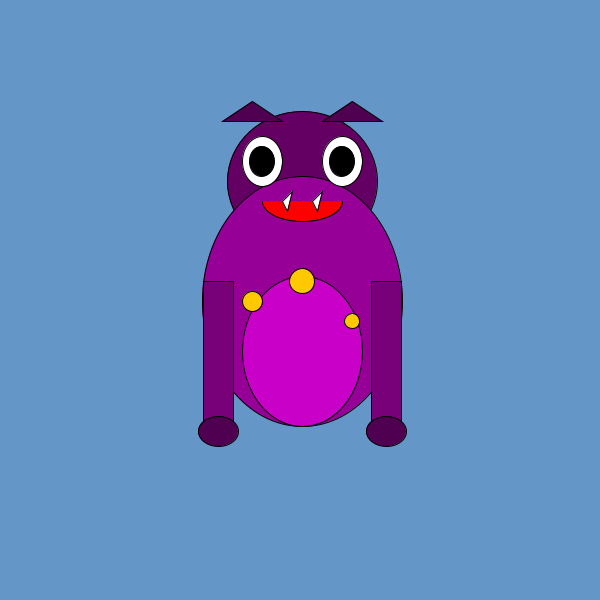
Frame 1 (no input)
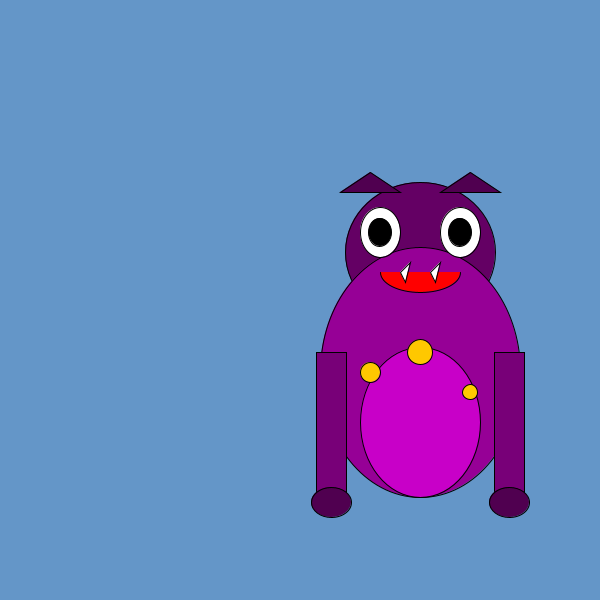
Frame 60 (the mouse pressed at the canvas centre just before this capture)
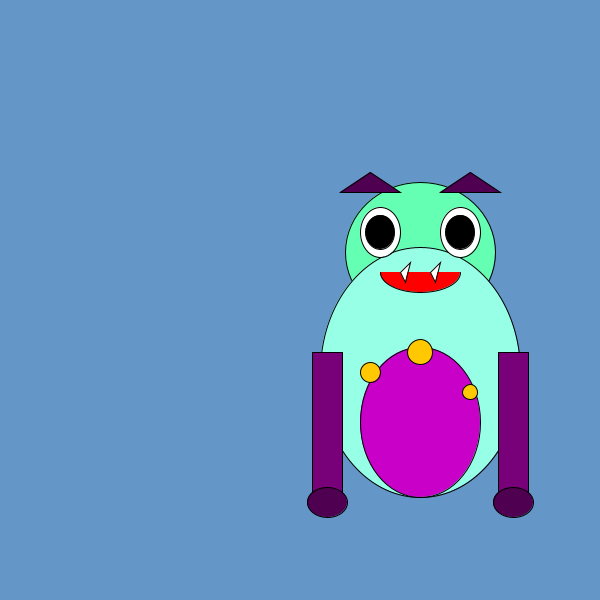
Frame 120 (the mouse held since frame 60 and released just before this capture)

The Processing sketch that drew these frames (run headless with seeded random() and noise(); from frame 60 on, the mouse is pressed at the canvas centre):

// Processing sketch: monster_project
// ── monster_project.pde
// Monster

float bodyY=300, bodyX=300;
float speedY=1.2;
float speedX=2;

boolean eyeGrowing=true;
float eyeSize=25;

float G=0;
float R=150;
float B=150;

boolean armMovingRight=true;
float armOffset=0;

void setup(){
  size(600,600);
}

void draw(){

  background(100,150,200);

  bodyY+=speedY;
  bodyX+=speedX;

  // bounce Y first
  if(bodyY<180 || bodyY>height-125){
    speedY*=-1;
  }

  if(bodyX<100 || bodyX>width-100){
    speedX*=-1;
  }

  // arm movement
  if(armMovingRight){
    armOffset+=1;
    if(armOffset>15){
      armMovingRight=false;
    }
  }else{
    armOffset-=1;
    if(armOffset<-15){
      armMovingRight=true;
    }
  }

  // eye moving
  if(eyeGrowing){
    eyeSize+=0.2;
    if(eyeSize>30){
      eyeGrowing=false;
    }
  }else{
    eyeSize-=0.2;
    if(eyeSize<20){
      eyeGrowing=true;
    }
  }

  drawMonster();
}



//monster drawing
void drawMonster(){
//head
  fill(R-50,G,B-50);
  ellipse(bodyX,bodyY-120,150,140);
//body
  fill(R,G,B);
  ellipse(bodyX,bodyY,200,250);
//eyes
  fill(255);
  ellipse(bodyX+40,bodyY-140,40,50);
  ellipse(bodyX-40,bodyY-140,40,50);
//Pupils
  fill(0);
  ellipse(bodyX+40,bodyY-140,eyeSize,eyeSize+5);
  ellipse(bodyX-40,bodyY-140,eyeSize,eyeSize+5);
//mouth
  fill(255,0,0);
  arc(bodyX,bodyY-100,80,40,0,PI);
//teeth
  fill(255);
  triangle(bodyX+10,bodyY-100,bodyX+20,bodyY-110,bodyX+15,bodyY-90);
  triangle(bodyX-20,bodyY-100,bodyX-10,bodyY-110,bodyX-15,bodyY-90);
//arms
  fill(120,0,120);
  rect(bodyX+70-armOffset,bodyY-20,30,150);
  rect(bodyX-100+armOffset,bodyY-20,30,150);
//hand
  fill(80,0,80);
  ellipse(bodyX+85-armOffset,bodyY+130,40,30);
  ellipse(bodyX-85+armOffset,bodyY+130,40,30);
//belly
  fill(200,0,200);
  ellipse(bodyX,bodyY+50,120,150);
//spots
  fill(255,200,0);
  ellipse(bodyX+50,bodyY+20,15,15);
  ellipse(bodyX-50,bodyY,20,20);
  ellipse(bodyX,bodyY-20,25,25);
//hoorns
  fill(80,0,80);
  triangle(bodyX+50,bodyY-200,bodyX+20,bodyY-180,bodyX+80,bodyY-180);
  triangle(bodyX-50,bodyY-200,bodyX-20,bodyY-180,bodyX-80,bodyY-180);

}



void mousePressed(){
  B=random(100,300);
  R=random(100,300);
  G=random(0,300);

  bodyX=constrain(mouseX,150,width-150);
  bodyY=constrain(mouseY,200,height-150);
}
